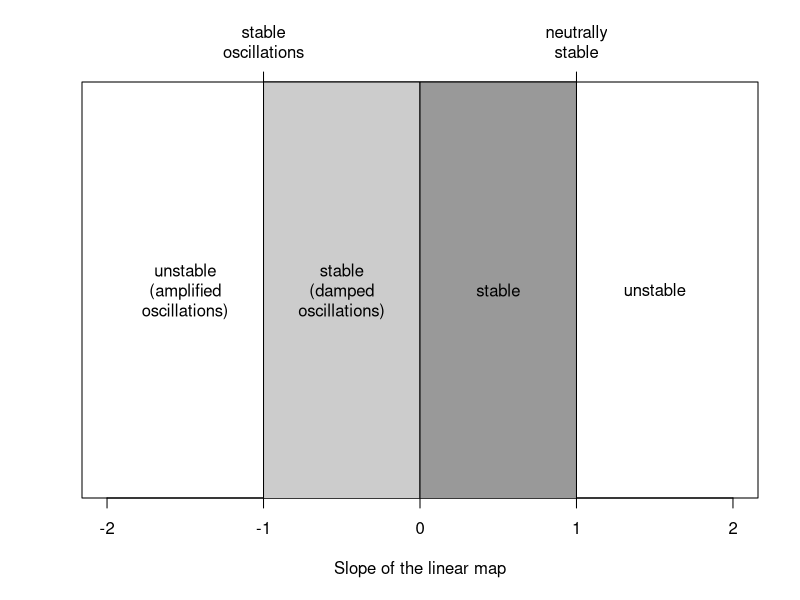
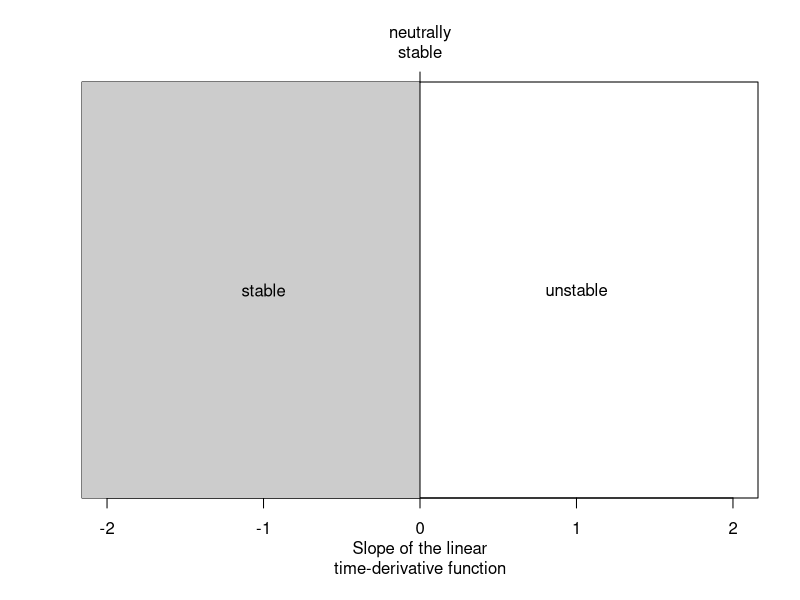
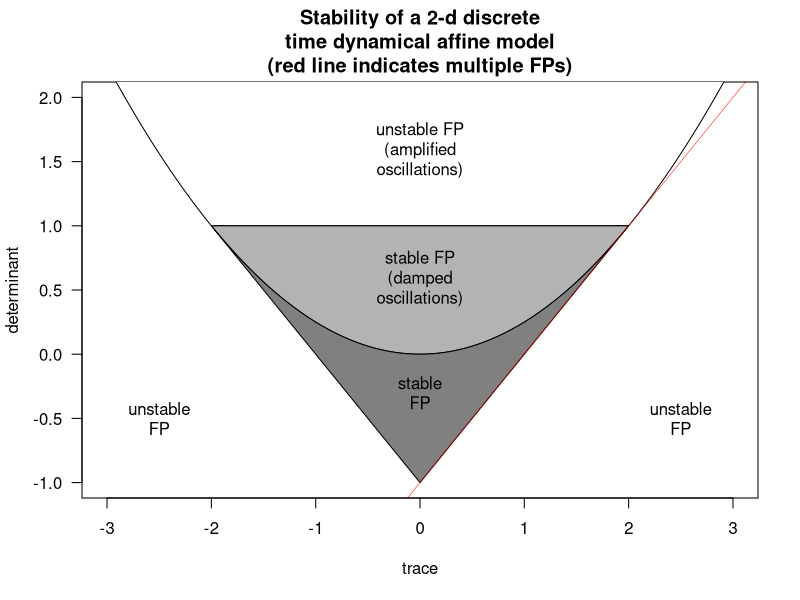
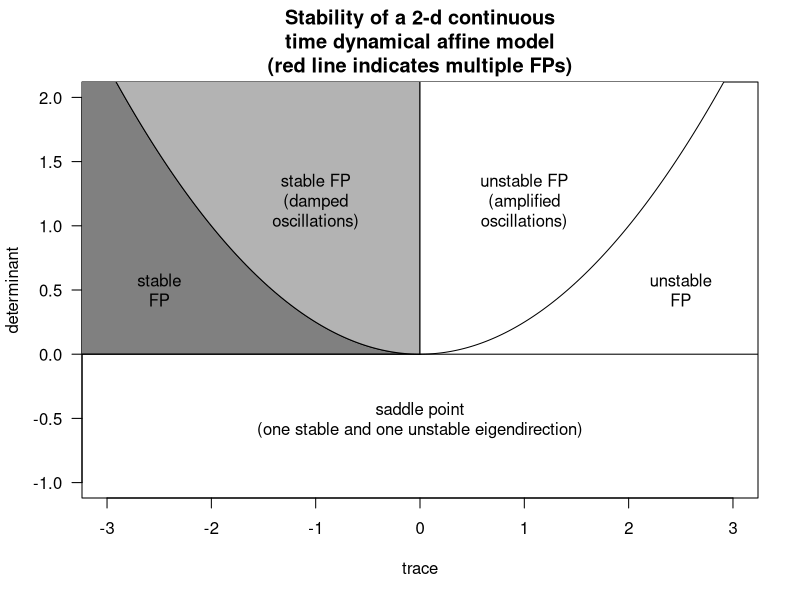

Here is the R script that generated these plots, in order: (Note: this script raises an error after producing the figures.)
Dis1DStabPlot <- function() {
    plot(c(-2, 2), c(0, 0), ylim = c(0, 1),
         type = "n",
         yaxt = "n",
         xlab = "Slope of the linear map", ylab = "")
    abline(v = c(-1, 0, 1))
    polygon(c(-1, 0, 0, -1), c(-2, -2, 2, 2), col = grey(0.8))
    polygon(c(1, 0, 0, 1), c(-2, -2, 2, 2), col = grey(0.6))
    text(-1.5, 0.5, "unstable\n(amplified\noscillations)")
    text(-0.5, 0.5, "stable\n(damped\noscillations)")
    text(0.5, 0.5, "stable")
    text(1.5, 0.5, "unstable")
    axis(3, at = c(-1, 1),
         labels = c(
             "stable\noscillations",
             "neutrally\nstable"))
}

Cont1DStabPlot <- function() {
    plot(c(-2, 2), c(0, 0), ylim = c(0, 1),
         type = "n",
         yaxt = "n",
         xlab = "Slope of the linear\ntime-derivative function", ylab = "")
    polygon(c(-3, 0, 0, -3), c(-2, -2, 2, 2), col = grey(0.8))
    text(-1, 0.5, "stable")
    text(1, 0.5, "unstable")
    axis(3, at = 0,
         labels = "neutrally\nstable")
}

Dis2DStabPlot <- function(x, y, yesx = TRUE, yesy = TRUE) {
  if(missing(x)) {x <- 0; yesx <- FALSE}
  if(missing(y)) {y <- 0; yesy <- FALSE}
  plot(c(-3, -3, 3, 3, x), c(-1, 2, -1, 2, y), type = "n",
       xlab = "trace", ylab = "determinant", las = 1,
       main = paste(
         "Stability of a 2-d discrete",
         "time dynamical affine model",
         "(red line indicates multiple FPs)",
         sep = "\n"))
  xx <- c(seq(-3, -2, length = 50),
          seq(2, 3, length = 50))
  yy <- 0.25*xx^2
  polygon(xx, yy, col = grey(1))
  xx <- seq(-2, 2, length = 100)
  yy <- 0.25*xx^2
  polygon(xx, yy, col = grey(0.7))
  polygon(c(xx, 0), c(yy, -1), col = grey(0.5))
  ## abline(h = 0, lty = 2)
  text(0, 1.60, "unstable FP\n(amplified\noscillations)")
  text(0, 0.60, "stable FP\n(damped\noscillations)")
  text(0, -0.3, "stable\nFP")
  text(-2.5, -0.5, "unstable\nFP")
  text( 2.5, -0.5, "unstable\nFP")
  abline(a = -1, b = 1, col = "red", lwd = 0.5)
  if(yesx & yesy) points(x, y, pch = 16)
}
Cont2DStabPlot <- function(x, y, yesx = TRUE, yesy = TRUE, mainLab = TRUE) {
  if(missing(x)) {x <- 0; yesx <- FALSE}
  if(missing(y)) {y <- 0; yesy <- FALSE}
  if(mainLab) {
      ml <- paste(
         "Stability of a 2-d continuous",
         "time dynamical affine model",
         "(red line indicates multiple FPs)",
         sep = "\n")
  } else {
      ml <- ""
  }
  plot(c(-3, -3, 3, 3, x), c(-1, 2, -1, 2, y), type = "n",
       xlab = "trace", ylab = "determinant", las = 1,
       main = ml)
  xx <- c(seq(-3, 0, length = 100))
  yy <- 0.25*xx^2
  polygon(c(xx, -4, -4), c(yy, 0, 3), col = grey(0.5))
  polygon(c(xx, 0), c(yy, 3), col = grey(0.7))
  polygon(c(-xx, 0), c(yy, 3), col = grey(1))
  text(-2.5, 0.5, "stable\nFP")
  text(-1, 1.2, "stable FP\n(damped\noscillations)")
  text(1, 1.2, "unstable FP\n(amplified\noscillations)")
  text(2.5, 0.5, "unstable\nFP")
  text(0, -0.5, "saddle point\n(one stable and one unstable eigendirection)")
  abline(h = 0)
  if(yesx & yesy) points(x, y, pch = 16)
}


Dis1DStabPlot()
Cont1DStabPlot()
Dis2DStabPlot()
Cont2DStabPlot()



A <- matrix(c(
	1, -2,
	1/2, -1
), 2, 2, byrow = TRUE)

(Delta <- det(A))
(tau <- sum(diag(A)))

Delta <- -0.5
tau <- 0.1
a22 <- 0.1
a21 <- 0.1
A <- matrix(c(
	tau-a22, (a22/a21)*(tau-a22) - (Delta/a21),
	a21, a22
), 2, 2, byrow = TRUE)
A
b <- rep(5, 2)

(V <- eigen(A)$vectors)
(lam <- eigen(A)$values)

## FP
Ident <- diag(1, 2, 2)
(xstar <- try(solve(Ident - A)%*%b))

## stable?
(abs(tau) < Delta + 1) & (abs(Delta) < 1)

## TDS
n <- 100 # number of time steps
X <- matrix(0, n, 2) # two means the system is 2 by 2
X[1,] <- x0 # initial values
for(i in 2:n) X[i, ] <- A%*%X[i-1,] + b


## plot
par(mfrow = c(2, 1))
Dis2DStabPlot(tau, Delta)
plot(rep(1:n,2), as.numeric(X), type = 'n',
     xlab = "time", ylab = "state")
for(i in 1:2) lines(1:n, X[,i], col = i)
if(!inherits(xstar, "try-error")) abline(h = xstar,
                                         lty = 2,
                                         col = 1:2)


